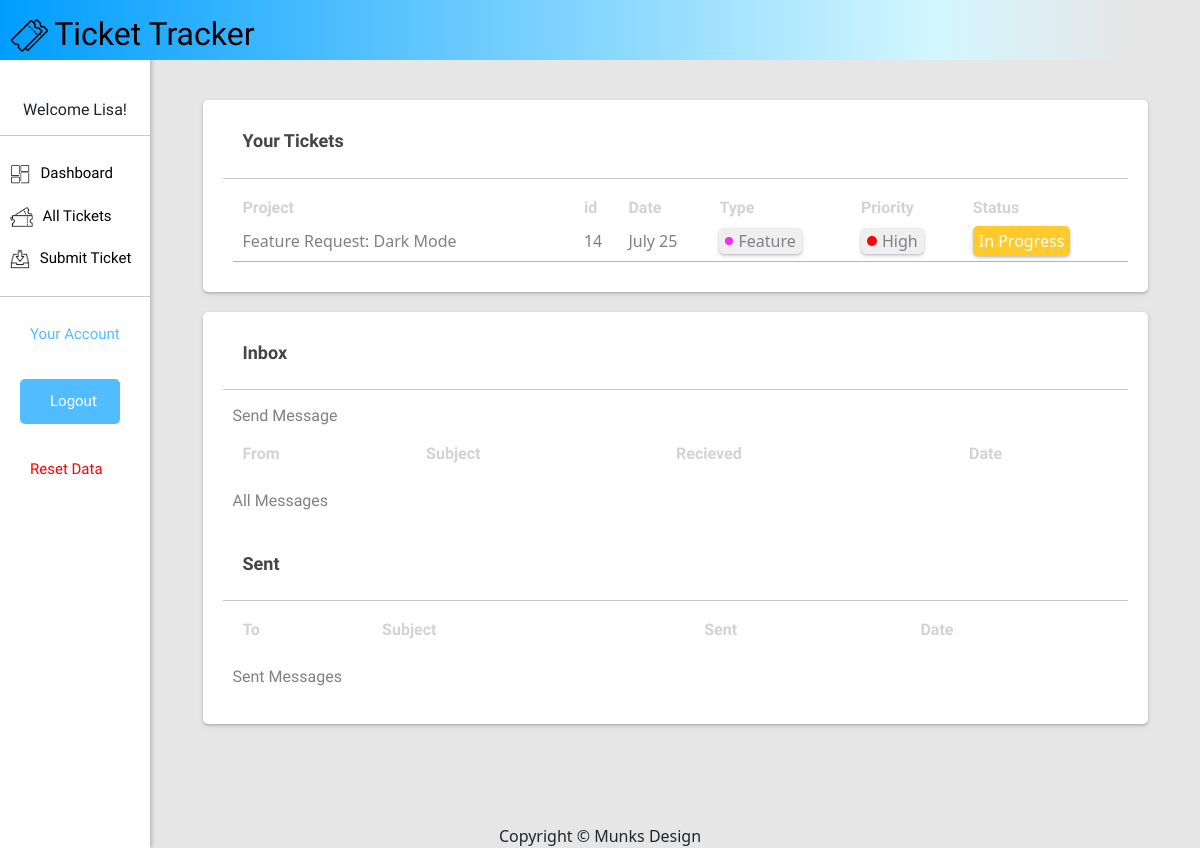
/account/ (signed in), run on the app's committed database.
### mainapp/models.py (models this page shows, shortened)
class Ticket(models.Model):
    class Status(models.TextChoices):
        ACTIVE = 'Active', 'Active'
        COMPLETE = 'Complete', 'Complete'
        BACKLOG = 'Backlog', 'Backlog'
    class Priority(models.TextChoices):
        HIGH = 'High', 'High'
        LOW = 'Low', 'Low'
    class Type(models.TextChoices):
        BUG = 'Bug', 'Bug'
        FEATURE = 'Feature', 'Feature'
        MODIFY = 'Modify', 'Modify'
    title = models.CharField(max_length=30)
    description = models.TextField(max_length=500)
    author = models.ForeignKey(User, on_delete=models.PROTECT, related_name='ticket_submission')
    participants = models.ForeignKey(User, on_delete=models.PROTECT, related_name='participants', default='')
    created = models.DateTimeField(auto_now_add=True)
    updated = models.DateTimeField(auto_now=True)
    type = models.CharField(max_length=10, choices=Type.choices, default=Type.BUG)
    priority = models.CharField(max_length=10, choices=Priority.choices, default=Priority.LOW)
    status = models.CharField(max_length=10, choices=Status.choices, default=Status.BACKLOG)
    comments = models.TextField(blank=True)
    attachment = models.FileField(upload_to='ticket_attachments/', blank=True, null=True)
    objects = models.Manager()
    published = PublishedManager()
    class Meta:
        ordering = ['-created']
        indexes = [
            models.Index(fields=['-created'])
        ]

### mainapp/views.py (the view)
# urls.py: path('account/', views.account, name='account'),
@login_required
def account(request):
    user_tickets = Ticket.objects.filter(participants=request.user)
    recieved_messages = Message.objects.filter(recipient=request.user).order_by('-sent_at')[:5]
    sent_messages = Message.objects.filter(sender=request.user).order_by('-sent_at')[:5]
    if request.method == 'POST':
        form = SendMessage(request.POST)
        if form.is_valid():
            try:
                recipient_id = form.cleaned_data['recipient']
                recipient = get_user_model().objects.get(id=recipient_id.id)
                message = Message(
                    sender=request.user,
                    recipient=recipient,
                    subject=form.cleaned_data['subject'],
                    body=form.cleaned_data['body']
                )
                message.save()
                messages.success(request, "Message Sent" )
                return redirect('account')
            except User.DoesNotExist:
                form.add_error('recipient', 'Recipient does not exist.')
    else:
        recipient_id = request.GET.get('recipient')
        initial_data = {'recipient': recipient_id} if recipient_id else None
        form = SendMessage(initial=initial_data)
        form.fields['recipient'].queryset = get_user_model().objects.exclude(id=request.user.id)
    context = {'user_tickets': user_tickets, 'messages': recieved_messages, 'sent_messages': sent_messages, 'form': form}
    return render(request, 'account/account.html', context)

### mainapp/templates/account/account.html (shortened to what this page needs)
{% extends 'base.html' %} {% load static %} {% load humanize %} {% block content %}
<div>{% include 'sidebar.html' %}</div>
<div class="flex-container">
	<div class="box">
		<div>
			<h4 class="subtitle">Your Tickets</h4>
			<hr />
			<div class="main-text-dash">
				<table class="bordered-table" style="width: 100%">
					<tr class="list-headings">
						<p><th>Project</th></p>
						<p><th>id</th></p>
						<p><th>Date</th></p>
						<p><th>Type</th></p>
						<p><th>Priority</th></p>
						<p><th>Status</th></p>
					</tr>
					{% for ticket in user_tickets %}
					<tr>
						<p>
							<td>
								<a class="ticket-link" href="{% url 'ticket-room' ticket.id %}"
									>{{ticket.title}}</a
								>
							</td>
						</p>
						<p><td>{{ticket.id}}</td></p>
						<p><td>{{ticket.created|date:"F d"}}</td></p>
						{% if ticket.type == 'Bug' %}
						<p>
							<td>
								<div class="tps-container">
									<div class="colored-dot">
										<div class="dot" id="bug"></div>
										<div>{{ticket.type}}</div>
									</div>
								</div>
							</td>
						</p>
						{% elif ticket.type == 'Feature' %}
						<p>
							<td>
								<div class="tps-container">
									<div class="colored-dot">
										<div class="dot" id="feature"></div>
										<div>{{ticket.type}}</div>
									</div>
								</div>
							</td>
						</p>
						{% endif %} {% if ticket.priority == 'High' %}
						<p>
							<td>
								<div class="tps-container">
									<div class="colored-dot">
										<div class="dot" id="high"></div>
										<div>{{ticket.priority}}</div>
									</div>
								</div>
							</td>
						</p>
						{% endif %}
						<p>
							{% if ticket.status == 'Active' %}
							<td><div class="ticket-active">In Progress</div></td>
							{% elif ticket.status == 'Complete' %}
							<td><div class="ticket-complete">Complete</div></td>
							{% endif %}
						</p>
					</tr>
					{% endfor %}
				</table>
			</div>
		</div>
	</div>
	<div class="box">
		<div>
			<h4 class="subtitle">Inbox</h4>
			<hr />
			<div class="main-text-dash">
				<h6>
					<a class="inbox-link" onclick="openPopup('message')" href="#"
						>Send Message</a
					>
				</h6>
				<table class="bordered-table">
					<tr class="list-headings">
						<p><th>From</th></p>
						<p><th>Subject</th></p>
						<p><th>Recieved</th></p>
						<p><th>Date</th></p>
					</tr>
				</table>
				<br />
				<h6>
					<a class="inbox-link" href="{% url 'all-messages' %}"
						>All Messages</a
					>
				</h6>
			</div>
		</div>
		<br />
		<div>
			<h4 class="subtitle">Sent</h4>
			<hr />
			<div class="main-text-dash">
				<table class="bordered-table">
					<tr class="list-headings">
						<p><th>To</th></p>
						<p><th>Subject</th></p>
						<p><th>Sent</th></p>
						<p><th>Date</th></p>
					</tr>
				</table>
				<br />
				<h6>
					<a class="inbox-link" href="{% url 'sent-messages' %}"
						>Sent Messages</a
					>
				</h6>
			</div>
		</div>
	</div>
</div>
{% endblock %}

### mainapp/templates/sidebar.html
{% load static %}
<div class="sidebar">
	<div class="sidebar-content">
		<div class="welcome-sidebar" style="text-align: center">
			<h6>Welcome {{request.user}}!</h6>
			<hr />
		</div>
		<div>
			<a href="{% url 'dashboard' %}"
				><img
					src="{% static 'images/dashboard-image.png' %}"
					style="height: 20px; padding-right: 10px" />Dashboard</a
			>
		</div>
		<a href="{% url 'all-tickets' %}"
			><img
				src="{% static 'images/tickets.png' %}"
				style="height: 20px; padding-right: 10px" />All Tickets</a
		>
		{% if user.is_authenticated and user.is_staff %}
		<a href="{% url 'ticket-submission'%}?author={{user.id}}"
			><img
				src="{% static 'images/submit-image.png' %}"
				style="height: 20px; padding-right: 10px" />Submit Ticket</a
		>
		{% endif %}
		<hr />
		<a href="{% url 'account' %}" style="padding-left: 30px">Your Account</a>
		<br />
		{% if request.user.is_authenticated %}
		<div class="logout-container">
			<button class="logout-button">
				<a href="{% url 'logout' %}" style="color: white;">Logout</a>
			</button>
		</div>
		<br>
		<div class="data-reset">
			<a href="{% url 'reset-data' %}" style="padding-left: 30px; color: red;">Reset Data</a>
		</div>
	</div>
	{% endif %}
</div>

### mainapp/static/css/base.css (style rules this page uses)
body { margin: 0; }
p { font-family: "Libre Franklin", sans-serif; }
h6 { font-family: "Libre Franklin", sans-serif; font-weight: 900; color: #d3d3d3; }
hr { z-index: 10; position: relative; }
.logout-button { background-color: rgb(81, 188, 255); border: none; border-radius: 5px; cursor: pointer; text-align: left; width: 100px; padding-left: 20px; }
.logout-container { margin-left: 20px; }
.logout-container a { color: white; padding-left: 10px; }
th { color: #d3d3d3; font-family: "Libre Franklin", sans-serif; padding-left: 10px; }
td { color: #818181; font-weight: 500; padding-bottom: 5px; padding-left: 10px; }
.bordered-table { width: 100%; }
.bordered-table td { border-bottom: 1px solid #b4b4b4; padding-top: 5px; }
.subtitle { padding: 10px; margin-left: 10px; font-family: "Libre Franklin", sans-serif; font-weight: bold; color: #454545; font-size: large; }
.main-text-dash { padding-left: 10px; }
.sidebar { height: 100%; width: 150px; position: fixed; top: 0; left: 0; background-color: #ffffff; overflow-x: hidden; padding-top: 100px; box-shadow: 2px 0 4px rgba(0, 0, 0, 0.2); }
.sidebar a { padding: 10px; text-decoration: none; font-size: 15px; color: #000000; display: block; font-family: "Libre Franklin", sans-serif; }
.sidebar a.active { color: rgb(81, 188, 255); }
.ticket-link { text-decoration: none; color: #818181; }
.inbox-link { text-decoration: none; color: #818181; }
.flex-container { flex: 1; flex-wrap: wrap; justify-content: space-around; margin-left: 150px; padding-top: 20px; }
.box { flex: 1; margin-top: 20px; border-radius: 20px; margin-left: 5%; margin-right: 5%; height: fit-content; border-radius: 5px; padding: 20px; padding-bottom: 30px; background-color: white; box-shadow: rgba(50, 50, 93, 0.25) 0px 2px 5px -1px, rgba(0, 0, 0, 0.3) 0px 1px 3px -1px; }
.ticket-active { border: 1px solid #ffca2b; border-radius: 5px; width: fit-content; padding: 2px; padding-left: 5px; padding-right: 5px; background-color: #ffca2b; color: white; box-shadow: rgba(50, 50, 93, 0.25) 0px 2px 5px -1px, rgba(0, 0, 0, 0.3) 0px 1px 3px -1px; }
.colored-dot { display: flex; align-items: center; }
.dot { width: 10px; height: 10px; border-radius: 50%; margin-right: 5px; }
#feature { background-color: #f62bf6; width: 8px; height: 8px; }
#high { background-color: #ff0000; }
.tps-container { border: 1px solid #efefef; border-radius: 5px; width: fit-content; padding-left: 5px; padding-right: 5px; background-color: #efefef; box-shadow: rgba(50, 50, 93, 0.25) 0px 2px 5px -1px, rgba(0, 0, 0, 0.3) 0px 1px 3px -1px; }

### data on the page
Ticket: title "Feature Request: Dark Mode", id "14", created "July 25", type "Feature", priority "High", status "In Progress"

### other printed values
{{ request.user }} "Lisa"
